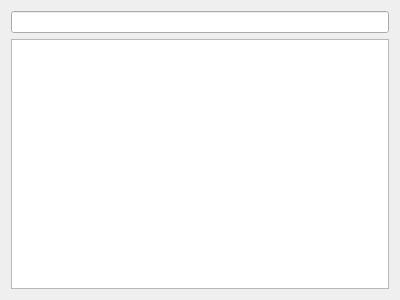
<?xml version="1.0" encoding="UTF-8"?>
<ui version="4.0">
 <class>PageLibs</class>
 <widget class="QWizardPage" name="PageLibs">
  <property name="geometry">
   <rect>
    <x>0</x>
    <y>0</y>
    <width>400</width>
    <height>300</height>
   </rect>
  </property>
  <property name="windowTitle">
   <string>WizardPage</string>
  </property>
  <property name="title">
   <string>Libs</string>
  </property>
  <layout class="QVBoxLayout" name="verticalLayout">
   <item>
    <widget class="QLineEdit" name="lineEditFilterOption">
     <property name="clearButtonEnabled">
      <bool>true</bool>
     </property>
    </widget>
   </item>
   <item>
    <widget class="QTableView" name="tableViewOptions">
     <property name="editTriggers">
      <set>QAbstractItemView::CurrentChanged|QAbstractItemView::DoubleClicked</set>
     </property>
     <attribute name="horizontalHeaderStretchLastSection">
      <bool>true</bool>
     </attribute>
    </widget>
   </item>
  </layout>
 </widget>
 <resources/>
 <connections/>
</ui>
